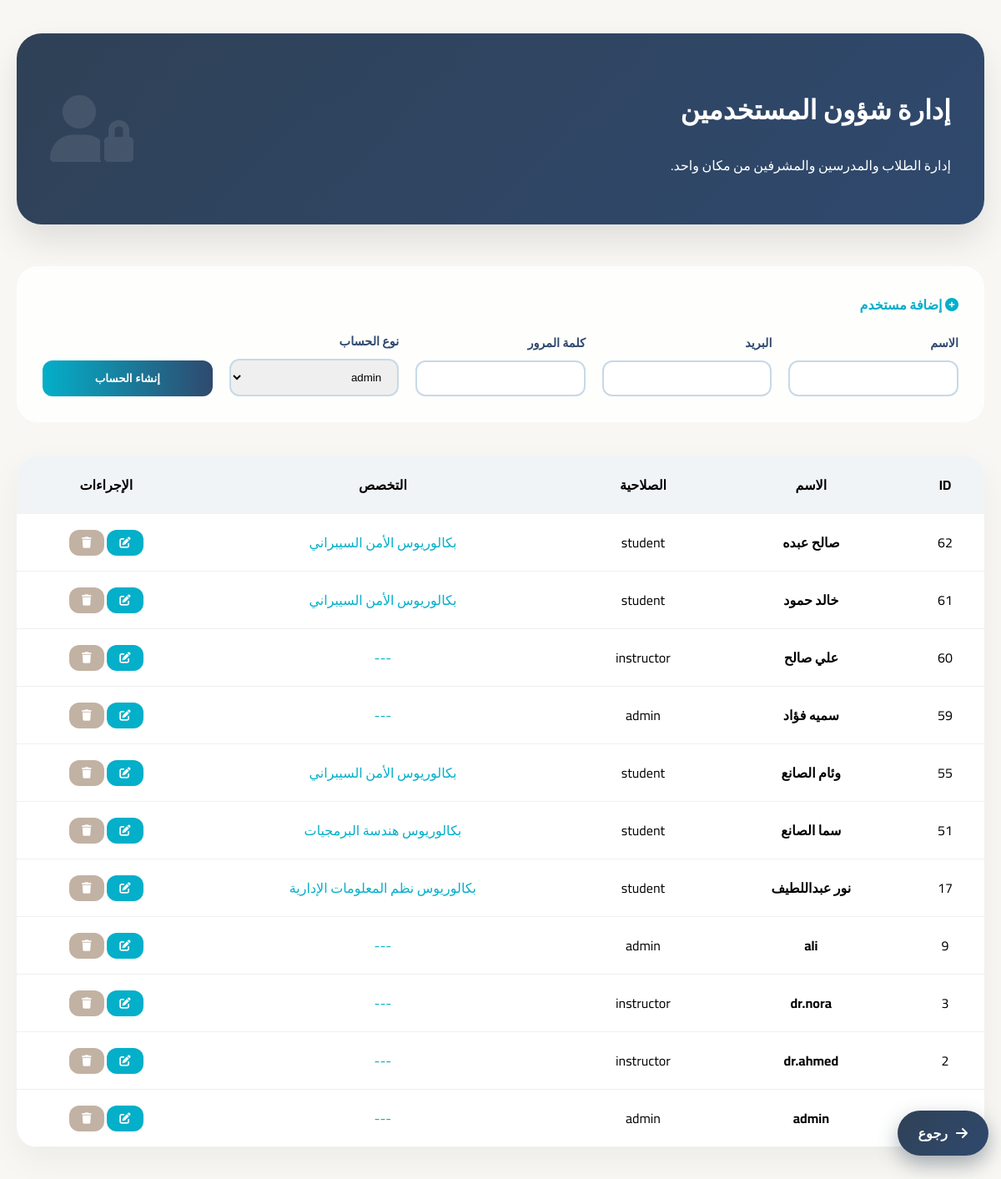
The page /users_manage.php on the database its author committed.
### tables this page shows
CREATE TABLE `users` (
  `user_id` int(11) NOT NULL,
  `username` varchar(100) NOT NULL,
  `password_hash` varchar(255) NOT NULL,
  `email` varchar(150) DEFAULT NULL,
  `role_id` int(11) DEFAULT NULL,
  `status` enum('active','suspended') DEFAULT 'active',
  `login_attempts` int(11) DEFAULT 0,
  `lock_until` datetime DEFAULT NULL
);

CREATE TABLE `roles` (
  `role_id` int(11) NOT NULL,
  `role_name` varchar(50) NOT NULL
);

CREATE TABLE `programs` (
  `program_id` int(11) NOT NULL,
  `name` varchar(100) NOT NULL,
  `dept_id` int(11) DEFAULT NULL
);

### users_manage.php (the view, shortened to what this page needs)
<?php
require_once 'db_config.php';
$users = $pdo->query("SELECT u.*, r.role_name, p.name as program_name, p.program_id
                      FROM users u
                      INNER JOIN roles r ON u.role_id = r.role_id
                      LEFT JOIN students s ON u.user_id = s.user_id
                      LEFT JOIN programs p ON s.program_id = p.program_id
                      ORDER BY u.user_id DESC")->fetchAll();
$roles = $pdo->query("SELECT * FROM roles")->fetchAll();
?>
<!DOCTYPE html>
<html lang="ar" dir="rtl">
<head>
    <link rel="stylesheet" href="https://cdnjs.cloudflare.com/ajax/libs/font-awesome/6.4.0/css/all.min.css">
</head>
<body>
<div class="main-wrapper">
    <div class="premium-header">
        <h1>إدارة شؤون المستخدمين</h1>
        <p>إدارة الطلاب والمدرسين والمشرفين من مكان واحد.</p>
        <i class="fas fa-user-lock"></i>
    </div>
    <div class="glass-card">
        <h4 style="margin:0 0 15px 0; color:var(--accent)"><i class="fas fa-plus-circle"></i> إضافة مستخدم</h4>
        <form method="POST" class="form-grid">
            <div class="input-box"><label>الاسم</label><input type="text" name="username" required></div>
            <div class="input-box"><label>البريد</label><input type="email" name="email" required></div>
            <div class="input-box"><label>كلمة المرور</label><input type="password" name="password" required></div>
            <div class="input-box">
                <label>نوع الحساب</label>
                <select name="role_id" onchange="toggleStudentProg(this.value, 'prog_add')">
                    <?php foreach($roles as $r): ?><option value="<?= $r['role_id'] ?>"><?= $r['role_name'] ?></option><?php endforeach; ?>
                </select>
            </div>
            <button type="submit" name="add_user" class="btn-grad">إنشاء الحساب</button>
        </form>
    </div>
    <div class="table-wrap">
        <table>
            <thead><tr><th>ID</th><th>الاسم</th><th>الصلاحية</th><th>التخصص</th><th>الإجراءات</th></tr></thead>
            <tbody>
                <?php foreach($users as $u): ?>
                <tr>
                    <td><?= $u['user_id'] ?></td>
                    <td><b><?= htmlspecialchars($u['username']) ?></b></td>
                    <td><?= $u['role_name'] ?></td>
                    <td style="color:var(--accent)"><?= $u['program_name'] ?? '---' ?></td>
                    <td>
                        <button onclick="openEdit('<?= $u['user_id'] ?>', '<?= $u['username'] ?>', '<?= $u['email'] ?>', '<?= $u['role_id'] ?>', '<?= $u['program_id'] ?>')" class="btn-grad" style="padding:8px 15px; background:var(--accent)"><i class="fas fa-edit"></i></button>
                        <button onclick="confirmDel(<?= $u['user_id'] ?>)" class="btn-grad" style="padding:8px 15px; background:var(--gold)"><i class="fas fa-trash"></i></button>
                    </td>
                </tr>
                <?php endforeach; ?>
            </tbody>
        </table>
    </div>
</div>
<a href="admin_dashboard.php" class="floating-back-btn"><i class="fas fa-arrow-right"></i><span>رجوع</span></a>
</body>
</html>

### users_manage.php (style rules this page uses)
:root { --primary: #2F4156; --accent: #04AFC9; --navy: #2F496E; --bg: #F8F7F3; --soft: #C8D9E6; --white: #FFFFFF; --gold: #C2B2A3; --glass: rgba(255, 255, 255, 0.8); --danger: #e74c3c; }
body { font-family: 'Cairo', sans-serif; background: var(--bg); margin: 0; padding: 0; }
.main-wrapper { padding: 40px 20px; max-width: 1300px; margin: 0 auto; }
.premium-header { background: linear-gradient(135deg, var(--primary) 0%, var(--navy) 100%); padding: 40px; border-radius: 30px; color: white; position: relative; margin-bottom: 50px; box-shadow: 0 20px 40px rgba(0,0,0,0.1); }
.premium-header i { position: absolute; left: 40px; top: 50%; transform: translateY(-50%); font-size: 5em; opacity: 0.1; }
.glass-card { background: var(--glass); backdrop-filter: blur(10px); border: 1px solid rgba(255,255,255,0.3); border-radius: 25px; padding: 30px; margin-bottom: 40px; }
.form-grid { display: grid; grid-template-columns: repeat(auto-fit, minmax(200px, 1fr)); gap: 20px; align-items: end; }
.input-box label { display: block; margin-bottom: 8px; font-weight: 700; color: var(--navy); font-size: 0.9em; }
.input-box input, .input-box select { width: 100%; padding: 12px 15px; border: 2px solid var(--soft); border-radius: 12px; transition: 0.3s; box-sizing: border-box; }
.btn-grad { background: linear-gradient(to right, var(--accent) 0%, var(--navy) 100%); color: white; border: none; padding: 14px 25px; border-radius: 12px; cursor: pointer; font-weight: bold; }
.table-wrap { border-radius: 25px; overflow: hidden; background: white; box-shadow: 0 15px 40px rgba(0,0,0,0.05); }
table { width: 100%; border-collapse: collapse; }
th { background: #f1f4f7; padding: 20px; }
td { padding: 18px; text-align: center; border-bottom: 1px solid #f0f0f0; }
.floating-back-btn { position: fixed; bottom: 30px; right: 15px; background: linear-gradient(135deg, #2F4156 0%, #2F496E 100%); color: #ffffff !important; padding: 12px 25px; border-radius: 50px; text-decoration: none; display: flex; align-items: center; gap: 10px; font-weight: 700; box-shadow: 0 10px 25px rgba(47, 65, 86, 0.4); z-index: 9999; transition: 0.3s; }

### rows shown on the page
users: user_id "62", username "صالح عبده", role.role_name "student", programs.name "بكالوريوس الأمن السيبراني"
users: user_id "61", username "خالد حمود", role.role_name "student", programs.name "بكالوريوس الأمن السيبراني"
users: user_id "60", username "علي صالح", role.role_name "instructor", program_name "---"
users: user_id "59", username "سميه فؤاد", role.role_name "admin", program_name "---"
users: user_id "55", username "وئام الصانع", role.role_name "student", programs.name "بكالوريوس الأمن السيبراني"
users: user_id "51", username "سما الصانع", role.role_name "student", programs.name "بكالوريوس هندسة البرمجيات"
users: user_id "17", username "نور عبداللطيف", role.role_name "student", programs.name "بكالوريوس نظم المعلومات الإدارية"
users: user_id "9", username "ali", role.role_name "admin", program_name "---"
users: user_id "3", username "dr.nora", role.role_name "instructor", program_name "---"
users: user_id "2", username "dr.ahmed", role.role_name "instructor", program_name "---"
users: username "admin", role.role_name "admin", program_name "---"

### other values the page prints
form field role_id "admin"
